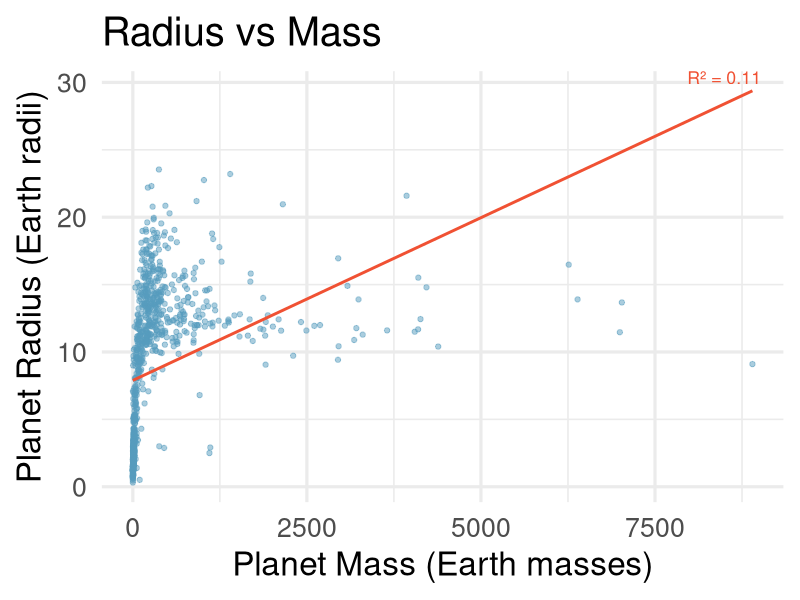
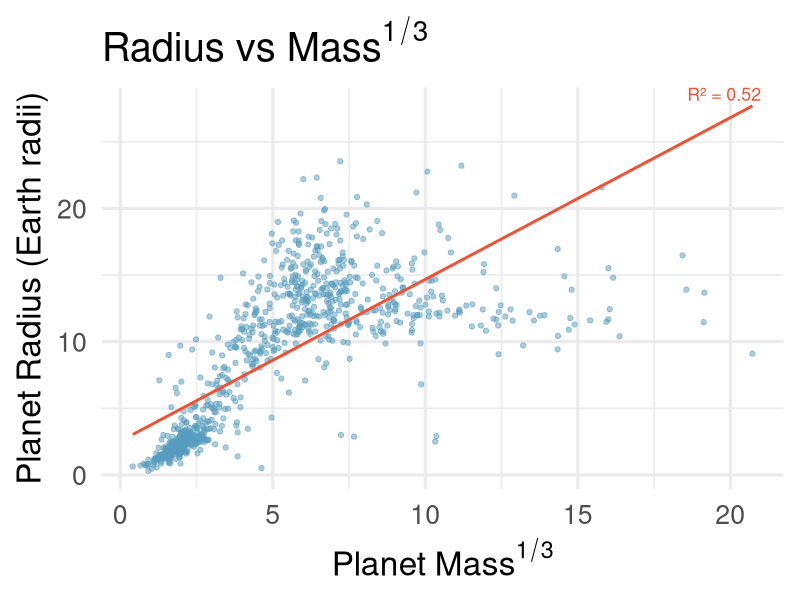
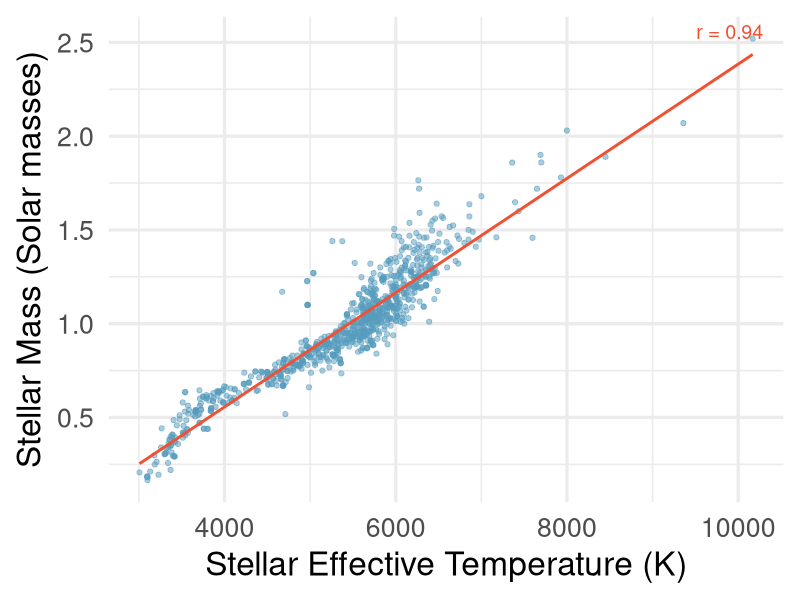
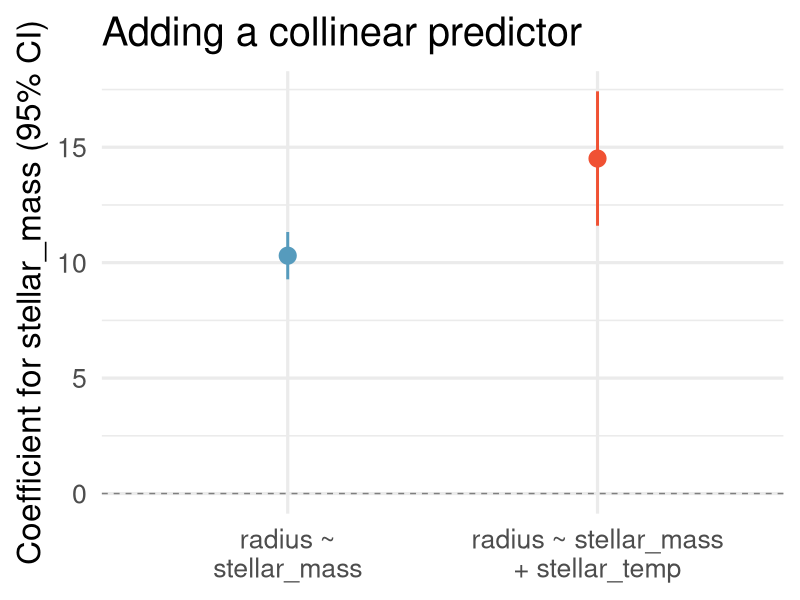
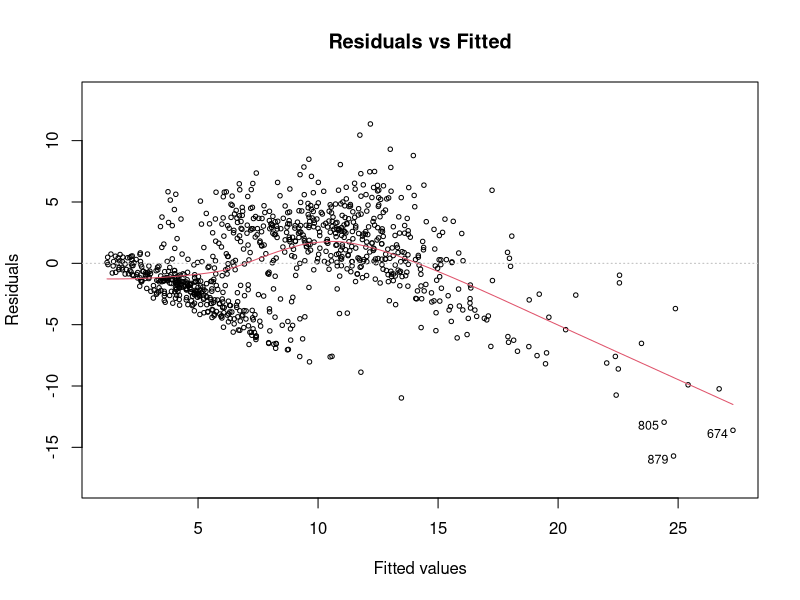
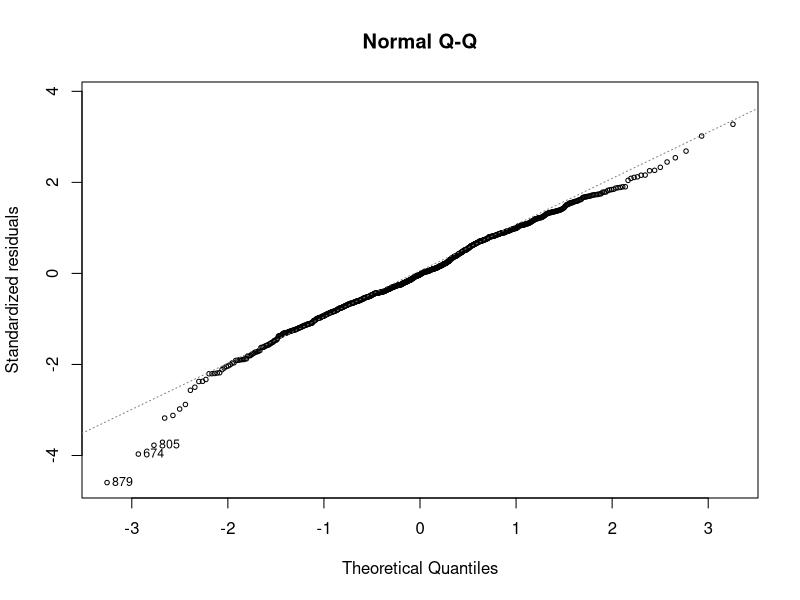
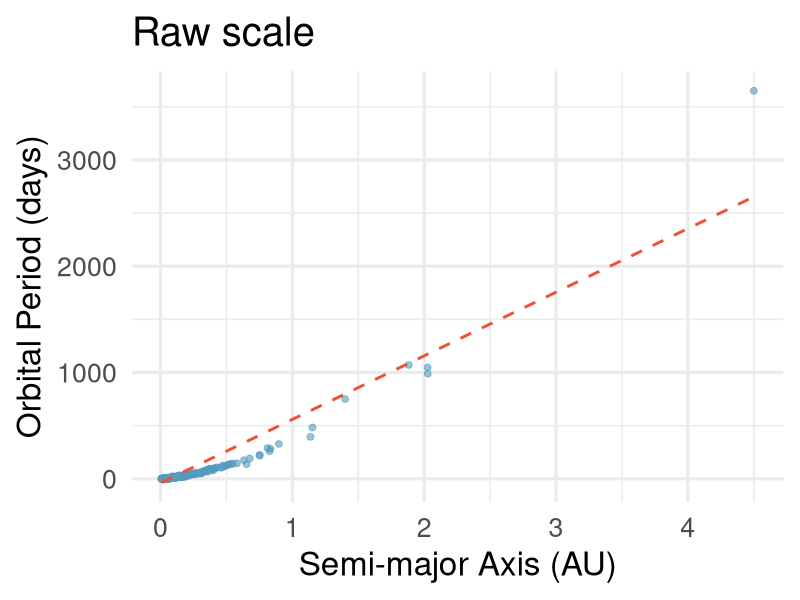
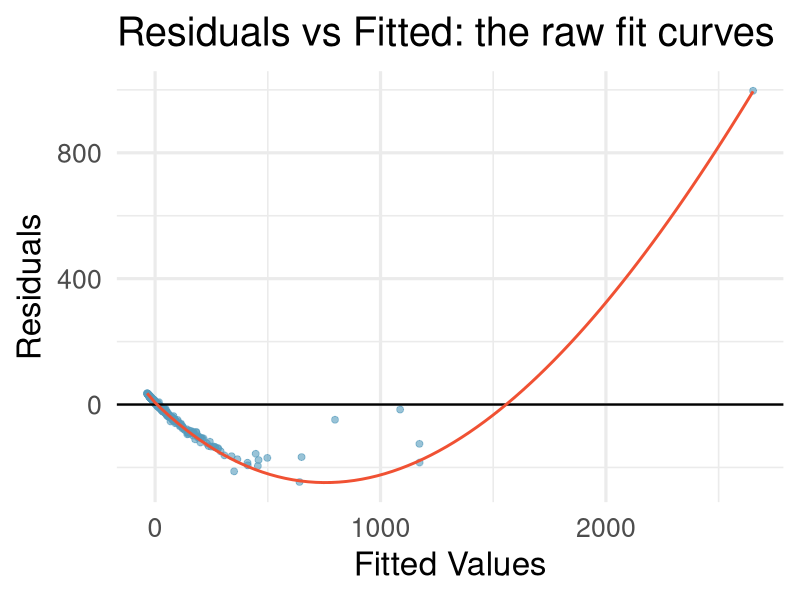

These figures' R source, in order:
# MA214 Lecture 14 -- Inference for multiple regression
# In-class demo + figure generation.
#
# Data (frozen by data/prepare_data.R; REAL, from the NASA Exoplanet Archive):
#   data/exoplanets.csv       1,491 confirmed exoplanets with both a measured
#                             mass and a measured radius. We keep the 890 with
#                             complete measurements on every column the deck
#                             uses, and fit EVERY model on those same 890 rows,
#                             so the AIC / adjusted R^2 columns are comparable.
#   data/world_happiness.csv  150 countries -- the in-class activity.
#
# Every number that appears on a slide is printed below.
# Run from this directory:  Rscript Lecture14_demo.R

library(tidyverse)
library(broom)
library(gridExtra)

set.seed(214)

dir.create("figures", showWarnings = FALSE)

# arrangeGrob() needs an open device to measure its grobs; point it at a null
# one so the script does not leave a stray Rplots.pdf behind.
pdf(NULL)

blue <- "#569BBD"
red  <- "#F05133"

exoplanets <- read_csv("data/exoplanets.csv", show_col_types = FALSE)

# The one analysis set -- see data/prepare_data.R for why it is a single one.
exo <- exoplanets |>
  drop_na(orbital_period, semi_major_axis, planet_mass, planet_radius,
          stellar_mass, stellar_temp, equilibrium_temp, eccentricity) |>
  mutate(cbrt_mass = planet_mass^(1/3))

n <- nrow(exo)

cat("\n==============================================================\n")
cat("1. The data\n")
cat("==============================================================\n")
cat(sprintf("raw: %d planets;  complete cases: n = %d\n", nrow(exoplanets), n))
cat("\nEach predictor on its own (radius ~ predictor):\n")
for (pred in c("cbrt_mass", "stellar_mass", "equilibrium_temp", "eccentricity")) {
  m <- lm(reformulate(pred, "planet_radius"), data = exo)
  cat(sprintf("  %-17s R^2 = %.3f,  slope = %8.4f\n",
              pred, summary(m)$r.squared, coef(m)[2]))
}
cat(sprintf("\nradius vs raw mass:       R^2 = %.2f\n",
            cor(exo$planet_mass, exo$planet_radius)^2))
cat(sprintf("radius vs mass^(1/3):     R^2 = %.2f   <- the physics-motivated predictor\n",
            cor(exo$cbrt_mass, exo$planet_radius)^2))

# ---- Figure: radius vs each predictor -------------------------------------
pw <- function(xvar, xlab) {
  ggplot(exo, aes(x = .data[[xvar]], y = planet_radius)) +
    geom_point(alpha = 0.4, size = 1.5, color = blue) +
    geom_smooth(method = "lm", se = FALSE, color = red, formula = y ~ x) +
    labs(x = xlab, y = "Planet Radius") +
    scale_x_continuous(n.breaks = 3) +
    theme_minimal(base_size = 24)
}
ggsave("figures/pairwise_predictors.pdf",
       arrangeGrob(pw("cbrt_mass",        expression("Planet Mass"^{1/3})),
                    pw("stellar_mass",     "Stellar Mass"),
                    pw("equilibrium_temp", "Equilib. Temp"),
                    pw("eccentricity",     "Eccentricity"), ncol = 2),
       width = 8, height = 6)

# ---- Figure: raw mass vs cube-root mass ------------------------------------
scat <- function(xvar, xlab, title) {
  r2 <- cor(exo[[xvar]], exo$planet_radius)^2
  ggplot(exo, aes(x = .data[[xvar]], y = planet_radius)) +
    geom_point(alpha = 0.5, size = 1.5, color = blue) +
    geom_smooth(method = "lm", se = FALSE, color = red, formula = y ~ x) +
    annotate("text", x = Inf, y = Inf, hjust = 1.3, vjust = 1,
             label = paste0("R² = ", round(r2, 2)), size = 4.5, color = red) +
    labs(x = xlab, y = "Planet Radius (Earth radii)", title = title) +
    theme_minimal(base_size = 24)
}
ggsave("figures/exoplanet_scatter.pdf",
       scat("planet_mass", "Planet Mass (Earth masses)", "Radius vs Mass"),
       width = 5, height = 4)
ggsave("figures/exoplanet_scatter_cbrt.pdf",
       scat("cbrt_mass", expression("Planet Mass"^{1/3}),
            expression("Radius vs Mass"^{1/3})),
       width = 5, height = 4)


cat("\n==============================================================\n")
cat("2. Reading the software output -- the model on the slides\n")
cat("==============================================================\n")

fit <- lm(planet_radius ~ cbrt_mass + stellar_mass + equilibrium_temp +
            eccentricity, data = exo)
p <- 4

cat(sprintf("n = %d, p = %d predictors, df = n - p - 1 = %d\n", n, p, n - p - 1))
cat("\ntidy(fit, conf.int = TRUE):\n")
print(tidy(fit, conf.int = TRUE) |>
        mutate(across(where(is.numeric), ~ round(., 4))), n = 5)
cat(sprintf("\nadj R^2 = %.3f\n", summary(fit)$adj.r.squared))
cat(sprintf("t* for a 95%% CI on %d df = %.3f\n", n - p - 1, qt(0.975, n - p - 1)))

# The two coefficients the slides interpret in words.
b <- coef(fit); ci <- confint(fit)
cat(sprintf("\ncbrt_mass:    b = %.3f, 95%% CI (%.3f, %.3f)\n",
            b["cbrt_mass"], ci["cbrt_mass", 1], ci["cbrt_mass", 2]))
cat(sprintf("stellar_mass: b = %.2f,  95%% CI (%.2f, %.2f)\n",
            b["stellar_mass"], ci["stellar_mass", 1], ci["stellar_mass", 2]))
cat(sprintf("eccentricity: b = %.2f, p = %.3f, 95%% CI (%.2f, %.2f)  <- the borderline one\n",
            b["eccentricity"], coef(summary(fit))["eccentricity", 4],
            ci["eccentricity", 1], ci["eccentricity", 2]))


cat("\n==============================================================\n")
cat("3. Multicollinearity -- what it does to the coefficient table\n")
cat("==============================================================\n")

r_st <- cor(exo$stellar_mass, exo$stellar_temp)
cat(sprintf("cor(stellar_mass, stellar_temp) = %.3f   ->  VIF = 1/(1-r^2) = %.1f\n",
            r_st, 1 / (1 - r_st^2)))

mod_simple <- lm(planet_radius ~ stellar_mass, data = exo)
mod_collin <- lm(planet_radius ~ stellar_mass + stellar_temp, data = exo)

sm <- tidy(mod_simple, conf.int = TRUE) |> filter(term == "stellar_mass")
cl <- tidy(mod_collin, conf.int = TRUE) |> filter(term == "stellar_mass")

cat("\nThe SAME predictor, stellar_mass, in two models:\n")
cat(sprintf("  radius ~ stellar_mass                 est = %.2f  SE = %.2f  p = %.3f  CI (%.2f, %.2f)\n",
            sm$estimate, sm$std.error, sm$p.value, sm$conf.low, sm$conf.high))
cat(sprintf("  radius ~ stellar_mass + stellar_temp  est = %.2f  SE = %.2f  p = %.3f  CI (%.2f, %.2f)\n",
            cl$estimate, cl$std.error, cl$p.value, cl$conf.low, cl$conf.high))
cat(sprintf("  -> SE inflated by %.0f%%; the CI is %.1fx wider\n",
            100 * (cl$std.error / sm$std.error - 1),
            (cl$conf.high - cl$conf.low) / (sm$conf.high - sm$conf.low)))
cat(sprintf("  -> but the FIT barely moves: R^2 %.3f vs %.3f\n",
            summary(mod_simple)$r.squared, summary(mod_collin)$r.squared))

# ---- Figure: the collinear pair --------------------------------------------
ggsave("figures/stellar_corr.pdf",
       ggplot(exo, aes(x = stellar_temp, y = stellar_mass)) +
         geom_point(alpha = 0.5, size = 1.5, color = blue) +
         geom_smooth(method = "lm", se = FALSE, color = red, formula = y ~ x) +
         annotate("text", x = Inf, y = Inf, hjust = 1.3, vjust = 1.5,
                  label = paste0("r = ", round(r_st, 2)), size = 5, color = red) +
         labs(x = "Stellar Effective Temperature (K)",
              y = "Stellar Mass (Solar masses)") +
         theme_minimal(base_size = 24),
       width = 5, height = 4)

# ---- Figure: what it does to the estimate and its CI -----------------------
coef_df <- bind_rows(mutate(sm, model = "radius ~\nstellar_mass"),
                     mutate(cl, model = "radius ~ stellar_mass\n+ stellar_temp")) |>
  mutate(model = factor(model, levels = unique(model)))

ggsave("figures/multicollinearity_coef.pdf",
       ggplot(coef_df, aes(x = model, y = estimate, color = model)) +
         geom_pointrange(aes(ymin = conf.low, ymax = conf.high),
                         size = 1.2, linewidth = 1, show.legend = FALSE) +
         geom_hline(yintercept = 0, linetype = "dashed", color = "grey50") +
         scale_color_manual(values = c(blue, red)) +
         labs(x = NULL, y = "Coefficient for stellar_mass (95% CI)",
              title = "Adding a collinear predictor") +
         theme_minimal(base_size = 24),
       width = 5, height = 4)


cat("\n==============================================================\n")
cat("4. Checking the conditions -- LINE, for the 4-predictor model\n")
cat("==============================================================\n")

pdf("figures/resid_vs_fitted_exo.pdf", width = 5, height = 4, pointsize = 20)
plot(fit, which = 1, cex = 0.6, caption = "", main = "Residuals vs Fitted", sub = "")
invisible(dev.off())

pdf("figures/qq_exo.pdf", width = 5, height = 4, pointsize = 20)
plot(fit, which = 2, cex = 0.6, caption = "", main = "Normal Q-Q", sub = "")
invisible(dev.off())

rp <- function(xvar, xlab) {
  ggplot(mutate(exo, .resid = residuals(fit)), aes(x = .data[[xvar]], y = .resid)) +
    geom_point(alpha = 0.4, size = 1) +
    geom_hline(yintercept = 0, linetype = 2, color = "grey40") +
    geom_smooth(se = FALSE, color = red, linewidth = 0.7, method = "loess",
                formula = y ~ x) +
    labs(x = xlab, y = "Residuals") +
    scale_x_continuous(n.breaks = 3) +
    theme_minimal(base_size = 24)
}
ggsave("figures/resid_vs_predictors_exo.pdf",
       arrangeGrob(rp("cbrt_mass",        expression("Planet Mass"^{1/3})),
                    rp("stellar_mass",     "Stellar Mass"),
                    rp("equilibrium_temp", "Equilib. Temp"),
                    rp("eccentricity",     "Eccentricity"), ncol = 2),
       width = 7, height = 5.5)

cat(sprintf("funnel check, cor(|resid|, fitted) = %.2f  (0 = equal variance)\n",
            cor(abs(resid(fit)), fitted(fit))))
cat("Residuals vs fitted fans out and the Q-Q plot has a heavy right tail:\n")
cat("E and N are strained -> the transformation half of the lecture.\n")


cat("\n==============================================================\n")
cat("5. Transformations -- Kepler's third law\n")
cat("==============================================================\n")

raw_fit <- lm(orbital_period ~ semi_major_axis, data = exo)

ggsave("figures/period_vs_axis_raw.pdf",
       ggplot(exo, aes(x = semi_major_axis, y = orbital_period)) +
         geom_point(alpha = 0.6, size = 2, color = blue) +
         geom_smooth(method = "lm", se = FALSE, color = red, linetype = "dashed",
                     linewidth = 1, formula = y ~ x) +
         labs(x = "Semi-major Axis (AU)", y = "Orbital Period (days)",
              title = "Raw scale") +
         theme_minimal(base_size = 24),
       width = 5, height = 4)

ggsave("figures/period_vs_axis_residuals.pdf",
       ggplot(tibble(fitted = fitted(raw_fit), residuals = residuals(raw_fit)),
              aes(x = fitted, y = residuals)) +
         geom_point(alpha = 0.6, size = 2, color = blue) +
         geom_hline(yintercept = 0, linewidth = 0.8) +
         geom_smooth(se = FALSE, color = red, linewidth = 1, formula = y ~ x,
                     method = "loess") +
         labs(x = "Fitted Values", y = "Residuals",
              title = "Residuals vs Fitted: the raw fit curves") +
         theme_minimal(base_size = 24),
       width = 5, height = 4)

ggsave("figures/period_vs_axis_loglog.pdf",
       ggplot(exo, aes(x = semi_major_axis, y = orbital_period)) +
         geom_point(alpha = 0.6, size = 2, color = blue) +
         scale_x_log10() + scale_y_log10() +
         geom_smooth(method = "lm", se = FALSE, color = red, linewidth = 1,
                     formula = y ~ x) +
         labs(x = "Semi-major Axis (AU, log scale)",
              y = "Orbital Period (days, log scale)", title = "Log-log scale") +
         theme_minimal(base_size = 24),
       width = 5, height = 4)

kep <- exo |> mutate(log_period = log(orbital_period),
                     log_axis   = log(semi_major_axis))
loglog_fit <- lm(log_period ~ log_axis, data = kep)

cat("lm(log(orbital_period) ~ log(semi_major_axis)) |> tidy()\n")
print(tidy(loglog_fit, conf.int = TRUE) |>
        mutate(across(where(is.numeric), ~ round(., 4))))
cat(sprintf("\nKepler's third law predicts a slope of 3/2 = 1.5; we get %.3f.\n",
            coef(loglog_fit)["log_axis"]))
cat(sprintf("R^2 = %.4f   (raw-scale fit: R^2 = %.3f)\n",
            summary(loglog_fit)$r.squared, summary(raw_fit)$r.squared))

pdf("figures/loglog_diagnostics.pdf", width = 10, height = 4, pointsize = 20)
par(mfrow = c(1, 2), mar = c(4, 4, 3, 1))
plot(loglog_fit, which = 1, cex = 0.6, caption = "", main = "Residuals vs Fitted", sub = "")
plot(loglog_fit, which = 2, cex = 0.6, caption = "", main = "Normal Q-Q", sub = "")
invisible(dev.off())

# ---- The two roads, once more: bootstrap vs. the t model -------------------
B <- 5000
boot_slopes <- replicate(B, {
  i <- sample(n, replace = TRUE)
  coef(lm(log_period ~ log_axis, data = kep[i, ]))[["log_axis"]]
})

b1    <- coef(loglog_fit)[["log_axis"]]
se_b1 <- coef(summary(loglog_fit))["log_axis", "Std. Error"]
ci_model <- confint(loglog_fit)["log_axis", ]
ci_boot  <- quantile(boot_slopes, c(0.025, 0.975))

cat("\n--- Two roads to a CI for the log-log slope ---\n")
cat(sprintf("  model-based:  b1 = %.4f, SE = %.4f, 95%% CI [%.4f, %.4f]\n",
            b1, se_b1, ci_model[1], ci_model[2]))
cat(sprintf("  bootstrap:               SE = %.4f, 95%% CI [%.4f, %.4f]\n",
            sd(boot_slopes), ci_boot[1], ci_boot[2]))
cat("  -> the two roads agree, so we can trust the model-based interval here.\n")

ggsave("figures/loglog_bootstrap_vs_model.pdf",
       ggplot() +
         geom_histogram(data = tibble(slope = boot_slopes),
                        aes(x = slope, y = after_stat(density)),
                        bins = 60, fill = blue, alpha = 0.5, color = "white") +
         geom_line(data = tibble(x = seq(b1 - 4 * se_b1, b1 + 4 * se_b1, length.out = 300)) |>
                     mutate(density = dnorm(x, b1, se_b1)),
                   aes(x = x, y = density), color = red, linewidth = 1.2) +
         geom_vline(xintercept = 1.5, linetype = "dashed", color = "gray40",
                    linewidth = 0.8) +
         annotate("text", x = 1.5, y = dnorm(b1, b1, se_b1) * 0.95,
                  label = "Kepler's law (1.5)", hjust = -0.1, size = 3.5,
                  color = "gray40") +
         labs(x = expression(hat(beta)[1] ~ "(slope)"), y = "Density",
              title = "Bootstrap (histogram) vs. the t model (curve)") +
         theme_minimal(base_size = 24) +
         theme(plot.title = element_text(hjust = 0.5, face = "bold")),
       width = 6, height = 4)


cat("\n==============================================================\n")
cat("6. Transformations -- which variable, and why (simulated)\n")
cat("==============================================================\n")
cat("Simulated, so the truth is known. DGP: log(y) = 2 + 0.5x + eps.\n")
cat("Transforming x cannot fix a problem that lives in y.\n")

n_synth <- 200
df_het <- tibble(x = runif(n_synth, 1, 6)) |>
  mutate(y = exp(2 + 0.5 * x + rnorm(n_synth, 0, 0.4)))

fit_raw  <- lm(y ~ x, data = df_het)
fit_logx <- lm(y ~ log(x), data = df_het)
fit_logy <- lm(log(y) ~ x, data = df_het)

pdf("figures/synth_hetero.pdf", width = 12, height = 3.5, pointsize = 20)
par(mfrow = c(1, 3), mar = c(4, 4, 3, 1))
plot(fit_raw,  which = 1, cex = 0.5, caption = "", main = "Raw: y ~ x", sub = "")
plot(fit_logx, which = 1, cex = 0.5, caption = "", main = "log(x): y ~ log(x)", sub = "")
plot(fit_logy, which = 1, cex = 0.5, caption = "", main = "log(y): log(y) ~ x", sub = "")
invisible(dev.off())

pdf("figures/synth_nonnormal.pdf", width = 12, height = 3.5, pointsize = 20)
par(mfrow = c(1, 3), mar = c(4, 4, 3, 1))
plot(fit_raw,  which = 2, cex = 0.5, caption = "", main = "Raw: y ~ x", sub = "")
plot(fit_logx, which = 2, cex = 0.5, caption = "", main = "log(x): y ~ log(x)", sub = "")
plot(fit_logy, which = 2, cex = 0.5, caption = "", main = "log(y): log(y) ~ x", sub = "")
invisible(dev.off())

cat("\nfunnel check, cor(|resid|, fitted):\n")
cat(sprintf("  raw    %.2f\n  log(x) %.2f\n  log(y) %.2f   <- only transforming y flattens it\n",
            cor(abs(resid(fit_raw)),  fitted(fit_raw)),
            cor(abs(resid(fit_logx)), fitted(fit_logx)),
            cor(abs(resid(fit_logy)), fitted(fit_logy))))

# Three shapes of non-linearity, each needing a different transformation.
df_i   <- tibble(x = runif(n_synth, 1, 50)) |>   # diminishing returns  -> log(x)
  mutate(y = 3 + 2 * log(x) + rnorm(n_synth, 0, 0.5))
df_ii  <- tibble(x = runif(n_synth, 0, 5)) |>    # exponential growth   -> log(y)
  mutate(y = exp(1 + 0.4 * x + rnorm(n_synth, 0, 0.3)))
df_iii <- tibble(x = runif(n_synth, 1, 100)) |>  # power law            -> log-log
  mutate(y = exp(0.5 + 1.5 * log(x) + rnorm(n_synth, 0, 0.4)))

pdf("figures/synth_nonlinear.pdf", width = 12, height = 6.6, pointsize = 20)
par(mfrow = c(3, 2), mar = c(4, 4, 3, 1))
plot(lm(y ~ x,             data = df_i),   which = 1, cex = 0.5, caption = "", main = "Raw: y ~ x", sub = "")
plot(lm(y ~ log(x),        data = df_i),   which = 1, cex = 0.5, caption = "", main = "log(x): y ~ log(x)", sub = "")
plot(lm(y ~ x,             data = df_ii),  which = 1, cex = 0.5, caption = "", main = "Raw: y ~ x", sub = "")
plot(lm(log(y) ~ x,        data = df_ii),  which = 1, cex = 0.5, caption = "", main = "log(y): log(y) ~ x", sub = "")
plot(lm(y ~ x,             data = df_iii), which = 1, cex = 0.5, caption = "", main = "Raw: y ~ x", sub = "")
plot(lm(log(y) ~ log(x),   data = df_iii), which = 1, cex = 0.5, caption = "", main = "log-log: log(y) ~ log(x)", sub = "")
invisible(dev.off())


cat("\n==============================================================\n")
cat("7. Back to the radius: cube-root vs. log-log\n")
cat("==============================================================\n")

mod_cbrt   <- lm(planet_radius ~ cbrt_mass, data = exo)
mod_loglog <- lm(log(planet_radius) ~ log(planet_mass), data = exo)

cat(sprintf("cube-root   radius ~ mass^(1/3):        adj R^2 = %.3f   AIC = %.0f\n",
            glance(mod_cbrt)$adj.r.squared, glance(mod_cbrt)$AIC))
cat(sprintf("log-log     log(radius) ~ log(mass):    adj R^2 = %.3f   AIC = %.0f\n",
            glance(mod_loglog)$adj.r.squared, glance(mod_loglog)$AIC))
cat("CAUTION for the slide: the AICs are NOT comparable -- the response is on a\n")
cat("different scale (radius vs. log radius). Compare the DIAGNOSTICS instead.\n")

pdf("figures/radius_cbrtmass_diagnostics.pdf", width = 8, height = 3.5, pointsize = 20)
par(mfrow = c(1, 2), mar = c(4, 4, 3, 1))
plot(mod_cbrt, which = 1, cex = 0.5, caption = "", main = "Residuals vs Fitted", sub = "")
plot(mod_cbrt, which = 2, cex = 0.5, caption = "", main = "Normal Q-Q", sub = "")
invisible(dev.off())

pdf("figures/radius_loglog_diagnostics.pdf", width = 8, height = 3.5, pointsize = 20)
par(mfrow = c(1, 2), mar = c(4, 4, 3, 1))
plot(mod_loglog, which = 1, cex = 0.5, caption = "", main = "Residuals vs Fitted", sub = "")
plot(mod_loglog, which = 2, cex = 0.5, caption = "", main = "Normal Q-Q", sub = "")
invisible(dev.off())

cat(sprintf("\nfunnel check, cor(|resid|, fitted):  cube-root %.2f   log-log %.2f\n",
            cor(abs(resid(mod_cbrt)), fitted(mod_cbrt)),
            cor(abs(resid(mod_loglog)), fitted(mod_loglog))))


cat("\n==============================================================\n")
cat("8. Interaction, case 1: the books -- a CATEGORICAL predictor\n")
cat("==============================================================\n")
cat("The same 15 books as Lecture 5, where the indicator for cover type shifted\n")
cat("the intercept but LEFT THE SLOPES PARALLEL. Now we let them go free.\n")

books <- read_csv("data/books.csv", show_col_types = FALSE) |>
  mutate(cover = factor(cover, levels = c("hardcover", "paperback")))

bk_par <- lm(weight ~ volume + cover, data = books)   # Lecture 5's model
bk_int <- lm(weight ~ volume * cover, data = books)   # slopes free

cat("\nLecture 5 -- weight ~ volume + cover (parallel):\n")
print(tidy(bk_par) |> mutate(across(where(is.numeric), ~ round(., 2))))
cat("\nToday -- weight ~ volume * cover (slopes free):\n")
print(tidy(bk_int, conf.int = TRUE) |>
        mutate(across(where(is.numeric), ~ round(., 3))))

cb <- coef(bk_int)
cat(sprintf("\n  hardcover:  weight = %.1f + %.3f x volume\n", cb[1], cb[2]))
cat(sprintf("  paperback:  weight = %.1f + %.3f x volume\n", cb[1] + cb[3], cb[2] + cb[4]))
cat(sprintf("\ninteraction p = %.3f  <- NOT significant\n",
            coef(summary(bk_int))["volume:coverpaperback", 4]))
cat(sprintf("adj R^2: %.3f (parallel) vs %.3f (free);  AIC: %.1f vs %.1f\n",
            glance(bk_par)$adj.r.squared, glance(bk_int)$adj.r.squared,
            glance(bk_par)$AIC, glance(bk_int)$AIC))
cat("VERDICT: letting the slopes move buys nothing. Lecture 5's parallel-slopes\n")
cat("model was right for these books -- an interaction is a claim you TEST.\n")

# ---- Figure: the two lines, freed --- and barely moving ---------------------
bk_grid <- expand_grid(volume = seq(min(books$volume), max(books$volume),
                                    length.out = 50),
                       cover  = factor(c("hardcover", "paperback"),
                                       levels = c("hardcover", "paperback"))) |>
  mutate(free     = predict(bk_int, newdata = pick(everything())),
         parallel = predict(bk_par, newdata = pick(everything())))

ggsave("figures/books_interaction.pdf",
       ggplot(books, aes(x = volume, y = weight, color = cover)) +
         geom_point(size = 2.4) +
         geom_line(data = bk_grid, aes(y = parallel, color = cover),
                   linetype = "dashed", linewidth = 0.7, alpha = 0.75) +
         geom_line(data = bk_grid, aes(y = free, color = cover), linewidth = 1.1) +
         scale_color_manual(values = c(hardcover = blue, paperback = red)) +
         labs(x = expression("Volume (cm"^3*")"), y = "Weight (g)", color = NULL,
              title = "Solid: slopes free.  Dashed: forced parallel (Lecture 5).") +
         theme_minimal(base_size = 24) +
         theme(legend.position = "bottom",
               plot.title = element_text(size = 11)),
       width = 6, height = 4.2)


cat("\n==============================================================\n")
cat("9. Interaction, case 2: does the mass-radius slope depend on the star?\n")
cat("==============================================================\n")

mod_1 <- lm(log(planet_radius) ~ log(planet_mass), data = exo)
mod_2 <- lm(log(planet_radius) ~ log(planet_mass) + stellar_mass, data = exo)
mod_3 <- lm(log(planet_radius) ~ log(planet_mass) * stellar_mass, data = exo)

cat("Three models for log(radius) -- same 890 planets, so AIC IS comparable:\n")
print(tibble(model  = c("log(mass)", "+ stellar_mass", "* stellar_mass"),
             adj_r2 = round(c(glance(mod_1)$adj.r.squared,
                              glance(mod_2)$adj.r.squared,
                              glance(mod_3)$adj.r.squared), 3),
             AIC    = round(c(glance(mod_1)$AIC, glance(mod_2)$AIC,
                              glance(mod_3)$AIC), 0)))

cat("\nThe interaction model, tidy():\n")
print(tidy(mod_3, conf.int = TRUE) |>
        mutate(across(where(is.numeric), ~ round(., 4))))

b3 <- coef(mod_3)[["log(planet_mass):stellar_mass"]]
b1 <- coef(mod_3)[["log(planet_mass)"]]
cat(sprintf("\nSlope of log(mass) = %.3f + (%.3f) x stellar_mass\n", b1, b3))
qs <- quantile(exo$stellar_mass, c(0.1, 0.5, 0.9))
for (i in seq_along(qs)) {
  cat(sprintf("  stellar_mass = %.2f (%s): slope = %.3f\n",
              qs[i], names(qs)[i], b1 + b3 * qs[i]))
}
cat(sprintf("interaction p-value = %.4f\n",
            coef(summary(mod_3))["log(planet_mass):stellar_mass", 4]))

# ---- Figure: the interaction, made visible ---------------------------------
grid <- expand_grid(
  planet_mass  = exp(seq(log(min(exo$planet_mass)), log(max(exo$planet_mass)),
                         length.out = 100)),
  stellar_mass = qs
) |>
  mutate(fit         = predict(mod_3, newdata = pick(everything())),
         star = factor(round(stellar_mass, 2),
                       labels = c("light star (10th pct)",
                                  "median star (50th pct)",
                                  "heavy star (90th pct)")))

ggsave("figures/interaction_effect.pdf",
       ggplot(exo, aes(x = planet_mass, y = planet_radius)) +
         geom_point(alpha = 0.15, size = 1, color = "grey40") +
         geom_line(data = grid, aes(y = exp(fit), color = star), linewidth = 1.1) +
         scale_x_log10() + scale_y_log10() +
         scale_color_manual(values = c(blue, "#7B9E4C", red)) +
         labs(x = "Planet Mass (Earth masses, log scale)",
              y = "Planet Radius (Earth radii, log scale)", color = NULL,
              title = "The mass-radius slope tilts with the host star's mass") +
         theme_minimal(base_size = 24) +
         theme(legend.position = "bottom"),
       width = 6.5, height = 4.2)

pdf("figures/radius_interaction_diagnostics.pdf", width = 8, height = 3.5, pointsize = 20)
par(mfrow = c(1, 2), mar = c(4, 4, 3, 1))
plot(mod_3, which = 1, cex = 0.5, caption = "", main = "Residuals vs Fitted", sub = "")
plot(mod_3, which = 2, cex = 0.5, caption = "", main = "Normal Q-Q", sub = "")
invisible(dev.off())

cat("\nAll figures written to figures/\n")
